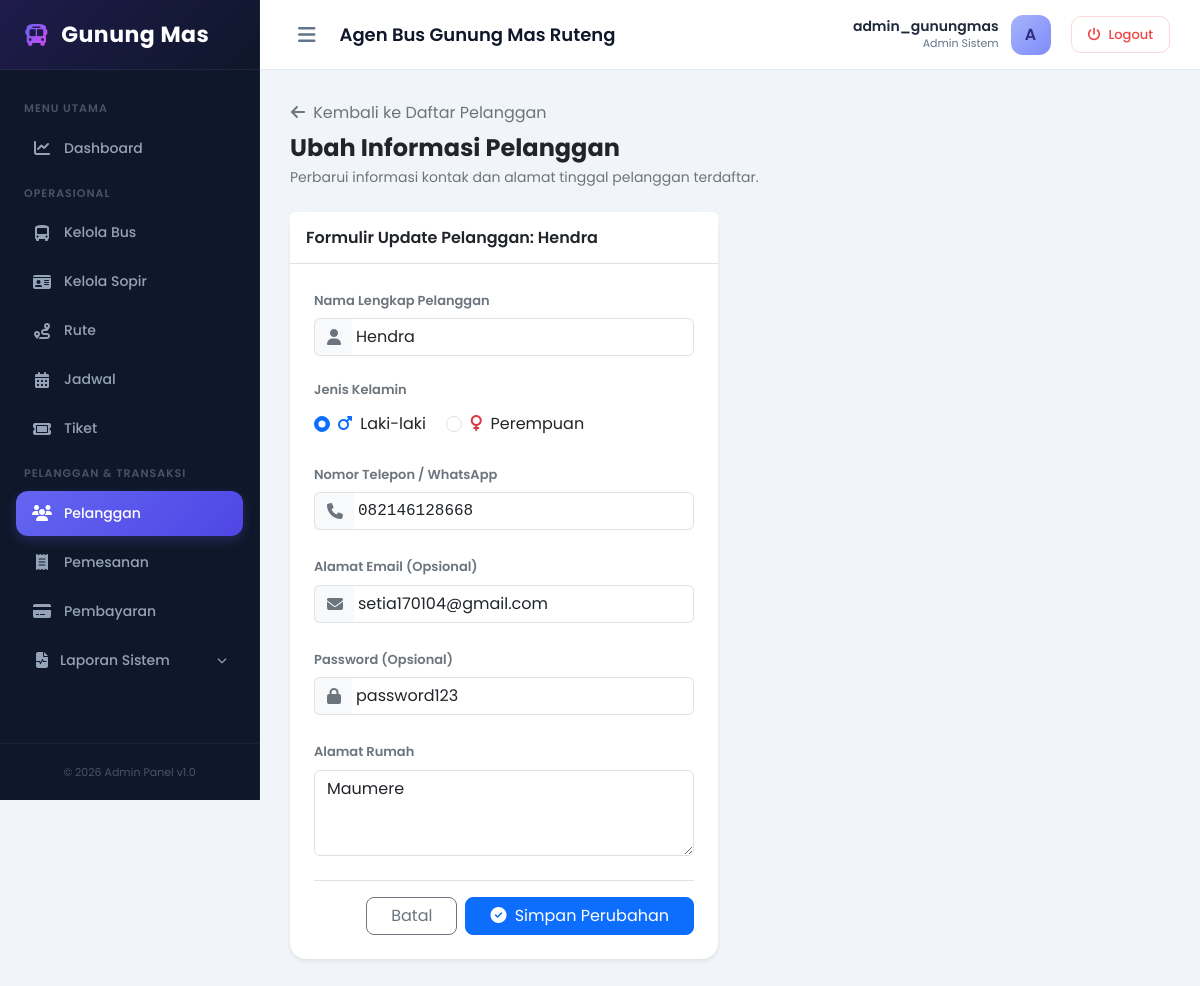
The page /dashboard/pelanggan/edit/2/ (signed in) on the database its author committed.
### core/models.py (models this page shows, shortened)
class Pelanggan(models.Model):
    id_pelanggan = models.AutoField(primary_key=True)
    nama_pelanggan = models.CharField(max_length=100)
    jenis_kelamin = models.CharField(max_length=15)
    alamat = models.TextField()
    nomor_telpon = models.CharField(max_length=15)
    email = models.EmailField(max_length=100, unique=True, null=True, blank=True)
    password = models.CharField(max_length=255, null=True, blank=True)

### core/views.py (the view, shortened to what this page needs)
# urls.py: path('dashboard/pelanggan/edit/<int:id_pelanggan>/', views.pelanggan_edit, name='pelanggan_edit'),
def pelanggan_edit(request, id_pelanggan):
    if 'admin_id' not in request.session:
        return redirect('login')
    try:
        pelanggan = Pelanggan.objects.get(pk=id_pelanggan)
    except Pelanggan.DoesNotExist:
        messages.error(request, "Pelanggan tidak ditemukan.")
        return redirect('pelanggan_index')
    context = {
        'username': request.session.get('admin_username'),
        'pelanggan': pelanggan
    }
    return render(request, 'core/pelanggan/edit.html', context)

### core/templates/core/pelanggan/edit.html (shortened to what this page needs)
{% extends 'core/base_dashboard.html' %}
{% block content %}
<div class="mb-4">
    <a href="{% url 'pelanggan_index' %}" class="btn btn-link text-decoration-none text-secondary p-0 mb-2">
        <i class="fa-solid fa-arrow-left me-1"></i> Kembali ke Daftar Pelanggan
    </a>
    <h4 class="fw-bold text-dark mb-1">Ubah Informasi Pelanggan</h4>
    <p class="text-secondary small mb-0">Perbarui informasi kontak dan alamat tinggal pelanggan terdaftar.</p>
</div>
<div class="row">
    <div class="col-lg-8 col-xl-6">
        <div class="card border-0 shadow-sm rounded-4">
            <div class="card-header bg-white border-bottom py-3">
                <h6 class="fw-semibold mb-0 text-dark">Formulir Update Pelanggan: {{ pelanggan.nama_pelanggan }}</h6>
            </div>
            <div class="card-body p-4">
                <form action="{% url 'pelanggan_edit' pelanggan.id_pelanggan %}" method="POST" autocomplete="off">
                    <div class="mb-4">
                        <label for="nama_pelanggan" class="form-label fw-semibold text-secondary" style="font-size: 13px;">Nama Lengkap Pelanggan</label>
                        <div class="input-group">
                            <span class="input-group-text bg-light text-secondary border-end-0"><i class="fa-solid fa-user"></i></span>
                            <input type="text" name="nama_pelanggan" id="nama_pelanggan" class="form-control border-start-0 ps-1" value="{{ pelanggan.nama_pelanggan }}" placeholder="Contoh: Mario Nagung" required>
                        </div>
                    </div>
                    <div class="mb-4">
                        <label class="form-label fw-semibold text-secondary d-block" style="font-size: 13px;">Jenis Kelamin</label>
                        <div class="form-check form-check-inline mt-1">
                            <input class="form-check-input" type="radio" name="jenis_kelamin" id="jk_l" value="Laki-laki" {% if pelanggan.jenis_kelamin == 'Laki-laki' or pelanggan.jenis_kelamin == 'L' %}checked{% endif %} required>
                            <label class="form-check-label text-dark" for="jk_l"><i class="fa-solid fa-mars text-primary me-1"></i> Laki-laki</label>
                        </div>
                        <div class="form-check form-check-inline">
                            <input class="form-check-input" type="radio" name="jenis_kelamin" id="jk_p" value="Perempuan" {% if pelanggan.jenis_kelamin == 'Perempuan' or pelanggan.jenis_kelamin == 'P' %}checked{% endif %} required>
                            <label class="form-check-label text-dark" for="jk_p"><i class="fa-solid fa-venus text-danger me-1"></i> Perempuan</label>
                        </div>
                    </div>
                    <div class="mb-4">
                        <label for="nomor_telpon" class="form-label fw-semibold text-secondary" style="font-size: 13px;">Nomor Telepon / WhatsApp</label>
                        <div class="input-group">
                            <span class="input-group-text bg-light text-secondary border-end-0"><i class="fa-solid fa-phone"></i></span>
                            <input type="text" name="nomor_telpon" id="nomor_telpon" class="form-control border-start-0 ps-1 font-monospace" value="{{ pelanggan.nomor_telpon }}" placeholder="Contoh: 081234567890" required>
                        </div>
                    </div>
                    <div class="mb-4">
                        <label for="email" class="form-label fw-semibold text-secondary" style="font-size: 13px;">Alamat Email (Opsional)</label>
                        <div class="input-group">
                            <span class="input-group-text bg-light text-secondary border-end-0"><i class="fa-solid fa-envelope"></i></span>
                            <input type="email" name="email" id="email" class="form-control border-start-0 ps-1" value="{{ pelanggan.email|default:'' }}" placeholder="Contoh: pelanggan@email.com">
                        </div>
                    </div>
                    <div class="mb-4">
                        <label for="password" class="form-label fw-semibold text-secondary" style="font-size: 13px;">Password (Opsional)</label>
                        <div class="input-group">
                            <span class="input-group-text bg-light text-secondary border-end-0"><i class="fa-solid fa-lock"></i></span>
                            <input type="text" name="password" id="password" class="form-control border-start-0 ps-1" value="{{ pelanggan.password|default:'' }}" placeholder="Masukkan password untuk pelanggan">
                        </div>
                    </div>
                    <div class="mb-4">
                        <label for="alamat" class="form-label fw-semibold text-secondary" style="font-size: 13px;">Alamat Rumah</label>
                        <textarea name="alamat" id="alamat" class="form-control" rows="3" placeholder="Masukkan alamat lengkap pelanggan..." required>{{ pelanggan.alamat }}</textarea>
                    </div>
                    <div class="d-flex justify-content-end gap-2 pt-3 border-top mt-4">
                        <a href="{% url 'pelanggan_index' %}" class="btn btn-outline-secondary px-4 rounded-3">Batal</a>
                        <button type="submit" class="btn btn-primary px-4 rounded-3">
                            <i class="fa-solid fa-circle-check me-1"></i> Simpan Perubahan
                        </button>
                    </div>
                </form>
            </div>
        </div>
    </div>
</div>
{% endblock %}

### core/templates/core/base_dashboard.html (style rules this page uses)
:root { --sidebar-width: 260px; --navbar-height: 70px; --primary-color: #4f46e5; --primary-hover: #4338ca; --dark-navy: #0f172a; --slate-gray: #f8fafc; --border-color: #e2e8f0; }
body { font-family: 'Poppins', sans-serif; background-color: #f1f5f9; color: #1e293b; min-height: 100vh; overflow-x: hidden; }

### rows shown on the page
Pelanggan: nama_pelanggan "Hendra", jenis_kelamin "☑ Laki-laki", jenis_kelamin "☐ Perempuan", nomor_telpon "082146128668", email "setia170104@gmail.com", password "password123", alamat "Maumere"

### other values the page prints
{{ request.session.admin_username }} "admin_gunungmas"
{{ request.session.admin_username|slice:":1"|upper }} "A"
